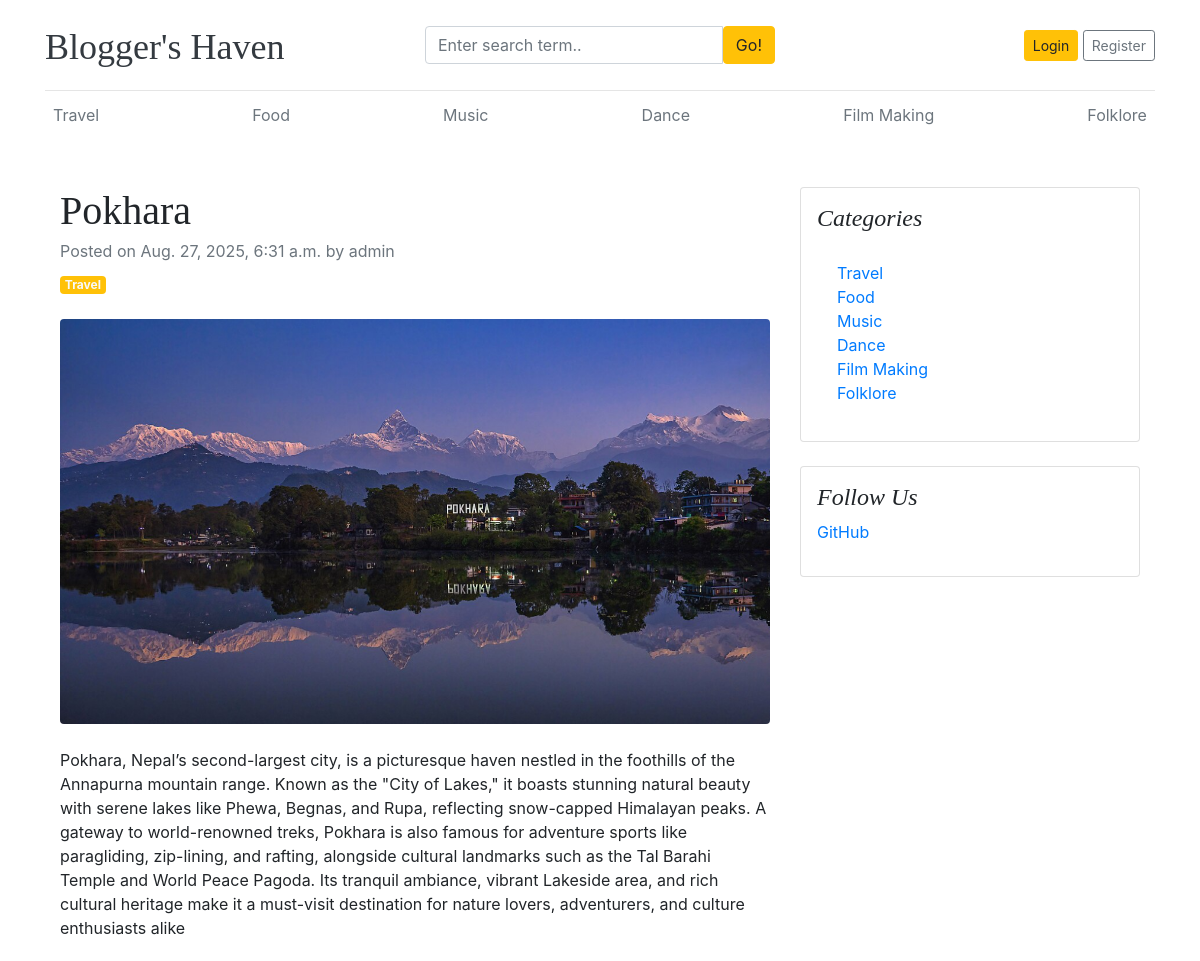
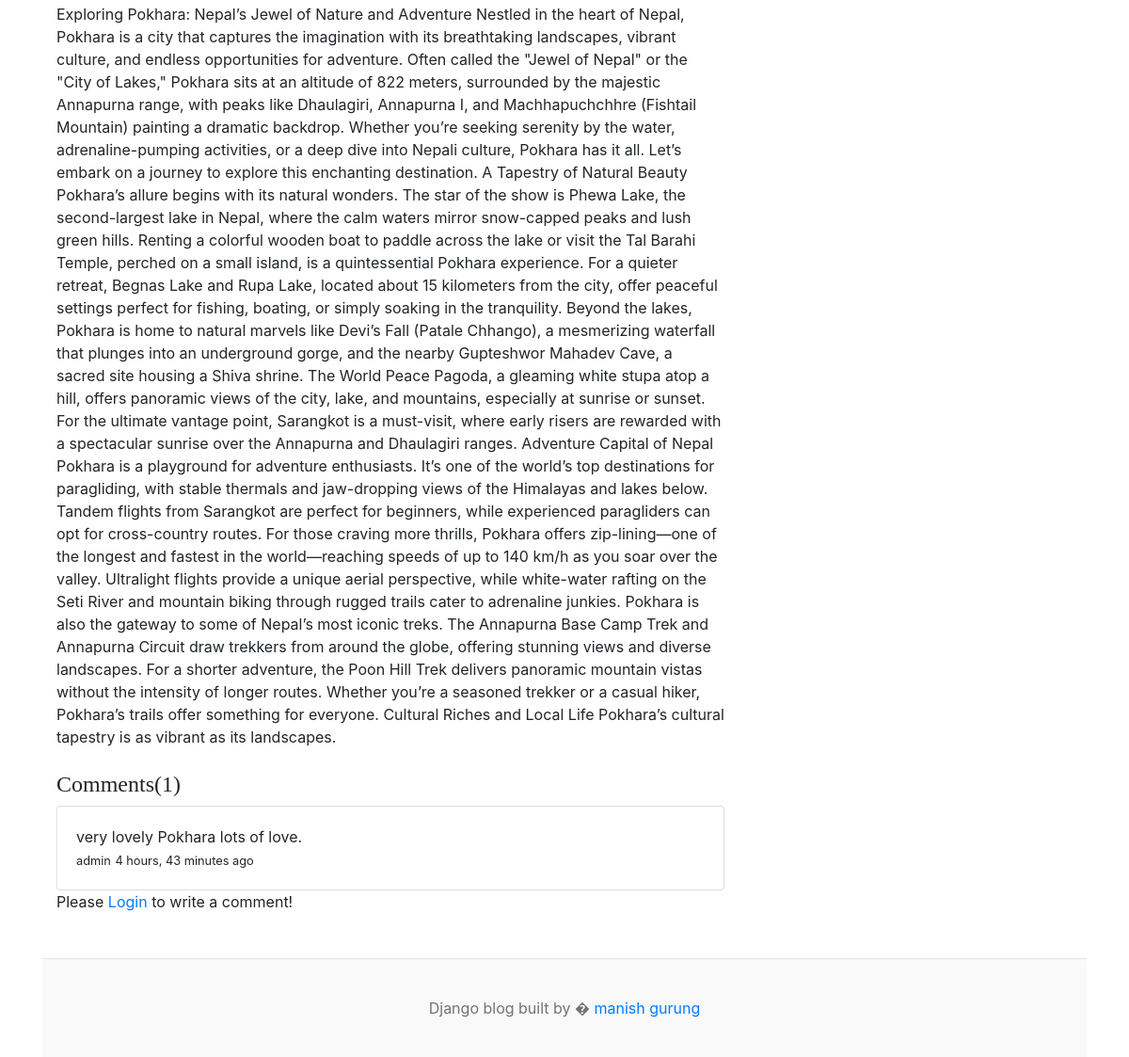
The page /blogs/pokhara/ on the database its author committed (2 pictures, top to bottom).
### blogs/models.py (models this page shows, shortened)
class Category(models.Model):
    Category_name = models.CharField(max_length=50, unique=True)
    created_at = models.DateTimeField(auto_now_add=True)
    updated_at = models.DateTimeField(auto_now=True)
    class Meta:
        verbose_name_plural = 'Categories'
    def __str__(self):
        return self.Category_name

class Blogs(models.Model):
    title = models.CharField(max_length=100, unique=True)
    slug = models.SlugField(unique=True, blank=True)
    category = models.ForeignKey(Category, on_delete=models.CASCADE)
    author = models.ForeignKey(User, on_delete=models.CASCADE)
    blog_image = models.ImageField(upload_to='upload/%y/%m/%d')
    short_description = models.TextField(max_length=2000)
    blog_body = models.TextField(max_length=3000)
    status = models.CharField(max_length=100,choices=STATUS_CHOICE, default='draft')
    is_featured = models.BooleanField(default=False)
    created_at = models.DateTimeField(auto_now_add=True)
    updated_at = models.DateTimeField(auto_now=True)
    class Meta:
        verbose_name_plural = 'Blogs'

class Comment(models.Model):
    user = models.ForeignKey(User,on_delete=models.CASCADE)
    blog = models.ForeignKey(Blogs,on_delete=models.CASCADE)
    comment = models.TextField(max_length=250)
    created_at = models.DateTimeField(auto_now_add=True)
    updated_at = models.DateTimeField(auto_now=True)
    def __str__(self):
        return self.comment

### blogs/views.py (the view, shortened to what this page needs)
# urls.py: path('blogs/<slug:slug>/', BlogsView.blogs, name='blogs'),
def blogs(request, slug):
    single_post =get_object_or_404(Blogs, slug=slug, status='published')
    comments = Comment.objects.filter(blog=single_post)
    comment_count = comments.count()
    context={
        'single_post':single_post,
        'comments':comments,
        'comment_count':comment_count
    }
    return render(request, 'blogs.html',context)

### blogs/context_processors.py (called while the page is built)
def get_categories(request):
    categories= Category.objects.all()
    return dict(categories=categories)

### templates/blogs.html
{% extends 'base.html' %}
{% block content %}
<div class="container mt-5">
    <div class="row">
        <div class="col-lg-8">
            <article>
                <header class="mb-4">
                    <h1 class="fw-bolder mb-1">{{ single_post.title }}</h1>
                    <div class="text-muted fst-italic mb-2">Posted on {{ single_post.created_at }} by {{ single_post.author }}</div>
                    <a class="badge bg-warning text-decoration-none text-light" href="#!">{{ single_post.category }}</a>
                </header>
                <figure class="mb-4"><img class="img-fluid rounded" src="{{ single_post.blog_image.url }}" alt="..." /></figure>
                <section class="mb-5">
                    <p class="fs-5 mb-4">{{ single_post.short_description }}</p>
                    <p class="fs-5 mb-4">{{ single_post.blog_body }}</p>
                    <h4>Comments({{ comment_count }})</h4>
                    {% if comments %}
                     {% for comment in comments %}
                        <div class="card">
                            <div class="card-body">
                                <p class="card-text mb-0">{{ comment }}</p>
                                <span>
                                    <small>{{ comment.user }}</small>
                                    <small>{{ comment.created_at | timesince }} ago</small>
                                </span>
                            </div>
                        </div>
                     {% endfor %}
                    {% else %}
                    No Comments Yet
                    {% endif %}
                    <div class="form-group">
                        {% if user.is_authenticated %}
                        <form action="" method="POST">
                            {% csrf_token %}
                            <div class="form-group">
                                <textarea name="comment" class="form-control" placeholder="Write your Comment"></textarea>
                                <input type="submit" class="btn btn-primary mt-2">
                            </div>
                        </form>
                        {% else %}
                         <p>Please <span><a href="{% url 'login' %}">Login</a></span> to write a comment!</p>
                         {% endif %}
                    </div>
                </section>
            </article>
        </div>
        <div class="col-lg-4">
            <div class="card mb-4 p-3">
                <h4 class="font-italic">Categories</h4>
                <div class="card-body">
                    <div class="row">
                        <div class="col-sm-6">
                            <ul class="list-unstyled mb-0">
                                {% for cat in categories %}
                                <li><a href="{% url 'posts_by_category' cat.id %}">{{ cat.Category_name }}</a></li>
                                {% endfor %}
                            </ul>
                        </div>
                    </div>
                </div>
            </div>
            <div class="card mb-4 p-3">
                <h4 class="font-italic">Follow Us</h4>
                <ol class="list-unstyled">
                    <li><a href="#">GitHub</a></li>
                </ol>
            </div>
        </div>
    </div>
</div>
{% endblock %}

### templates/header.html (shortened to what this page needs)
{% load static %}
<!DOCTYPE html>
<html lang="en">
<head>
    <link href="https://getbootstrap.com/docs/4.0/dist/css/bootstrap.min.css" rel="stylesheet">
    <link href="{% static 'css/blog.css' %}" rel="stylesheet">
    <link rel="stylesheet" href="https://cdnjs.cloudflare.com/ajax/libs/font-awesome/7.0.0/css/fontawesome.min.css" />
    <link rel="stylesheet" href="https://cdnjs.cloudflare.com/ajax/libs/font-awesome/4.7.0/css/font-awesome.min.css">
  </head>
<body>
    <div class="container">
      <header class="blog-header py-3">
        <div class="row flex-nowrap justify-content-between align-items-center">
          <div class="col-lg-4 pt-1">
            <a class="blog-header-logo text-dark" href="/">Blogger's Haven</a>
          </div>
          <div class="col-4">
            <form action="{% url 'search' %}" method="get">
              <div class="input-group">
                <input class="form-control" name="keyword" type="text" placeholder="Enter search term.." aria-label="Enter search term.."aria-describedby="button-search" />
                <button type="submit" class="btn btn-warning" id="button-search" type="button">Go!</button>
              </div>
            </form>
          </div>
          <div class="col-4 d-flex justify-content-end align-items-center">
            {% if not user.is_authenticated %}
            <a class="btn btn-sm btn-warning" href="{% url 'login' %}">Login</a> &nbsp;
            <a class="btn btn-sm btn-outline-secondary" href="{% url 'register' %}">Register</a>
              {% else %}
                <span><a href="{% url 'dashboard' %}" class="btn btn-warning">Dashboard</a></span> &nbsp;
                <span><a href="{% url 'logout' %}">Logout</a></span>
            {% endif %}
          </div>
        </div>
      </header>
      <div class="nav-scroller py-1 mb-2">
        <nav class="nav d-flex justify-content-between">
          {% for cat in categories %}
          <a class="p-2 text-muted" href="{% url 'posts_by_category' cat.id %}">{{ cat.Category_name }}</a>
          {% endfor %}
        </nav>
      </div>

### static/css/blog.css (style rules this page uses)
.blog-header { border-bottom: 1px solid #e5e5e5; }
.blog-header-logo { font-family: "Playfair Display", Georgia, "Times New Roman", serif; font-size: 2.25rem; }
h1, h2, h3, h4, h5, h6 { font-family: "Playfair Display", Georgia, "Times New Roman", serif; }

### rows shown on the page
Category: Category_name "Travel"
Category: Category_name "Food"
Category: Category_name "Music"
Category: Category_name "Dance"
Category: Category_name "Film Making"
Category: Category_name "Folklore"
Blogs: title "Pokhara", created_at "Aug. 27, 2025, 6:31 a.m.", author "admin", category "Travel", blog_image (picture), short_description "Pokhara, Nepal’s second-largest city, is a picturesque haven nestled in the foothills of the Annapurna mountain range. Known as the \"City of Lakes,\" it boasts stunning natural beauty with serene lakes like Phewa, Begnas, and Rupa, reflecting snow-capped Himalayan peaks. A gateway to world-renowned treks, Pokhara is also famous for adventure sports like paragliding, zip-lining, and rafting, alongside cultural landmarks such as the Tal Barahi Temple and World Peace Pagoda. Its tranquil ambiance, vibrant Lakeside area, and rich cultural heritage make it a must-visit destination for nature lovers, adventurers, and culture enthusiasts alike", blog_body "Exploring Pokhara: Nepal’s Jewel of Nature and Adventure Nestled in the heart of Nepal, Pokhara is a city that captures the imagination with its breathtaking landscapes, vibrant culture, and endless opportunities for adventure. Often called the \"Jewel of Nepal\" or the \"City of Lakes,\" Pokhara sits at an altitude of 822 meters, surrounded by the majestic Annapurna range, with peaks like Dhaulagiri, Annapurna I, and Machhapuchchhre (Fishtail Mountain) painting a dramatic backdrop. Whether you’re seeking serenity by the water, adrenaline-pumping activities, or a deep dive into Nepali culture, Pokhara has it all. Let’s embark on a journey to explore this enchanting destination. A Tapestry of…"
Comment: comment "very lovely Pokhara lots of love.", user "admin", created_at "4 hours, 43 minutes"

### other values the page prints
{{ comment_count }} "1"
